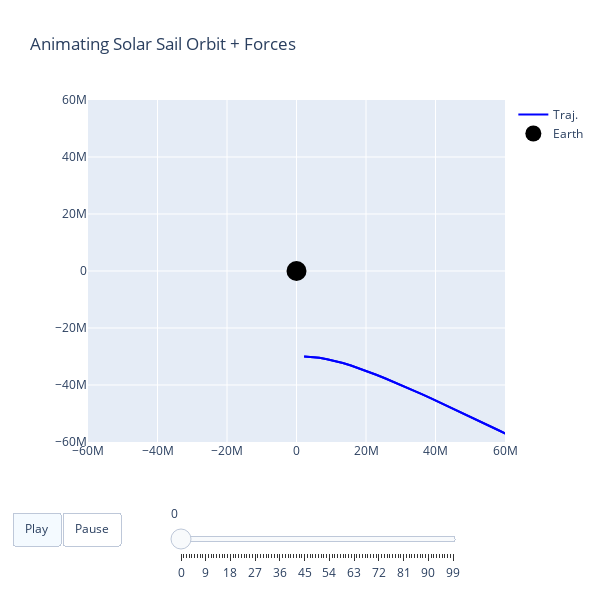

The code cell stored with this chart in its notebook:
### Code cell
import plotly.graph_objects as go
Vs = np.stack(Vs)

xm = -2*init_orbit
xM = 2*init_orbit
ym = -2*init_orbit
yM = 2*init_orbit
# Create figure
fig = go.Figure(
    data=[go.Scatter(x=np.stack(Xs).tolist(), y=np.stack(Ys).tolist(),
                     name="Traj.",
                     mode="lines",
                     line=dict(width=2, color="blue")),
          go.Scatter(x=[0], y=[0],
                     name="Earth",
                     mode="markers",
                     marker=dict(size=20, color="black")),
          go.Scatter(x=np.stack(Xs).tolist(), y=np.stack(Ys).tolist(),
                     name="curve",
                     showlegend=False,
                     mode="lines",
                     line=dict(width=2, color="blue"))
          ],
    layout=go.Layout(width=600, height=600,
                     xaxis=dict(range=[xm, xM], autorange=False, zeroline=False),
                     yaxis=dict(range=[ym, yM], autorange=False, zeroline=False),
                     title="Animating Solar Sail Orbit + Forces",
                     hovermode="closest",
                     updatemenus=[dict(type="buttons",
                                       buttons=[{
                                            "args": [None, {"frame": {"duration": 50, "redraw": False},
                                                            "fromcurrent": True, "transition": {"duration": 30,
                                                                                                "easing": "quadratic-in-out"}}],
                                            "label": "Play",
                                            "method": "animate"
                                        },
                                        {
                                            "args": [[None], {"frame": {"duration": 0, "redraw": False},
                                                              "mode": "immediate",
                                                              "transition": {"duration": 0}}],
                                            "label": "Pause",
                                            "method": "animate"
                                        },
#                                        {
#                                         "args": [None, {"frame": {"duration": 50, "redraw": True},
#                                                         "fromcurrent": False, "transition": {"duration": 30,
#                                                                                             "easing": "quadratic-in-out"}}],
#                                         "label": "Reset",
#                                         "method": "animate"
#                                     },
                                    ],
                                       direction= "left",
                                    pad= {"r": 10, "t": 70},
                                    x= 0.1,
                                    y= 0,
                                    )]
                    ), # was none

    frames=[go.Frame(
        data=[go.Scatter(
            x=[Xs[k], Xs[k]+1000*Vs[k,0], None, Xs[k], Xs[k]+1000*Vs[k,0]],
            y=[Ys[k], Ys[k]+1000*Vs[k,1], None, Ys[k], Ys[k]+1000*Vs[k,1]],
#             x=[xx[k], xend[k], None, xx[k], xnoe[k]],
#             y=[yy[k], yend[k], None, yy[k], ynoe[k]],
            mode="lines",
            line=dict(color="red", width=4))
        ], 
        name=str(k)) for k in range(n_steps)]
)

def frame_args(duration):
    return {
            "frame": {"duration": duration},
            "mode": "immediate",
            "fromcurrent": True,
            "transition": {"duration": duration, "easing": "linear"},
        }
sliders = [
            {
                "pad": {"b": 10, "t": 60},
                "len": 0.7,
                "x": 0.2,
                "y": 0,
                "steps": [
                    {
                        "args": [[f.name], frame_args(0)],
                        "label": str(k),
                        "method": "animate",
                    }
                    for k, f in enumerate(fig.frames)
                ],
            }
        ]
                                
fig.update_layout(sliders=sliders)

fig.show()

### Figure 1 — Plotly figure (JSON) as saved in the notebook; plotly's stock layout.template omitted (floating-point values rounded to 4 significant figures)
{"data": [{"line": {"color": "blue", "width": 2}, "mode": "lines", "name": "Traj.", "type": "scatter", "x": [2187000.0, 4374000.0, 6573000.0, 8794000.0, 11050000.0, 13340000.0, 15670000.0, 18050000.0, 20470000.0, 22940000.0, 25450000.0, 28000000.0, 30590000.0, 33220000.0, 35880000.0, 38580000.0, 41300000.0, 44050000.0, 46830000.0, 49620000.0, 52440000.0, 55280000.0, 58140000.0, 61020000.0, 63910000.0, 66810000.0, 69730000.0, 72670000.0, 75610000.0, 78570000.0, 81530000.0, 84510000.0, 87500000.0, 90490000.0, 93500000.0, 96510000.0, 99530000.0, 102600000.0, 105600000.0, 108600000.0, 111700000.0, 114700000.0, 117800000.0, 120900000.0, 123900000.0, 127000000.0, 130100000.0, 133200000.0, 136200000.0, 139300000.0, 142400000.0, 145500000.0, 148600000.0, 151700000.0, 154800000.0, 158000000.0, 161100000.0, 164200000.0, 167300000.0, 170400000.0, 173600000.0, 176700000.0, 179800000.0, 183000000.0, 186100000.0, 189200000.0, 192400000.0, 195500000.0, 198700000.0, 201800000.0, 205000000.0, 208100000.0, 211300000.0, 214400000.0, 217600000.0, 220800000.0, 223900000.0, 227100000.0, 230300000.0, 233400000.0, 236600000.0, 239800000.0, 242900000.0, 246100000.0, 249300000.0, 252500000.0, 255600000.0, 258800000.0, 262000000.0, 265200000.0, 268400000.0, 271500000.0, 274700000.0, 277900000.0, 281100000.0, 284300000.0, 287500000.0, 290700000.0, 293900000.0, 297000000.0], "y": [-30000000, -30160000.0, -30480000.0, -30950000.0, -31560000.0, -32310000.0, -33180000.0, -34160000.0, -35230000.0, -36390000.0, -37620000.0, -38920000.0, -40280000.0, -41690000.0, -43140000.0, -44630000.0, -46160000.0, -47720000.0, -49300000.0, -50910000.0, -52550000.0, -54200000.0, -55870000.0, -57560000.0, -59270000.0, -60980000.0, -62710000.0, -64460000.0, -66210000.0, -67970000.0, -69750000.0, -71530000.0, -73320000.0, -75120000.0, -76920000.0, -78730000.0, -80550000.0, -82370000.0, -84200000.0, -86030000.0, -87870000.0, -89710000.0, -91560000.0, -93410000.0, -95270000.0, -97130000.0, -98990000.0, -100900000.0, -102700000.0, -104600000.0, -106500000.0, -108400000.0, -110200000.0, -112100000.0, -114000000.0, -115900000.0, -117800000.0, -119700000.0, -121600000.0, -123500000.0, -125400000.0, -127300000.0, -129200000.0, -131100000.0, -133000000.0, -134900000.0, -136800000.0, -138700000.0, -140600000.0, -142500000.0, -144400000.0, -146400000.0, -148300000.0, -150200000.0, -152100000.0, -154000000.0, -156000000.0, -157900000.0, -159800000.0, -161700000.0, -163700000.0, -165600000.0, -167500000.0, -169500000.0, -171400000.0, -173300000.0, -175200000.0, -177200000.0, -179100000.0, -181000000.0, -183000000.0, -184900000.0, -186900000.0, -188800000.0, -190700000.0, -192700000.0, -194600000.0, -196500000.0, -198500000.0, -200400000.0]}, {"marker": {"color": "black", "size": 20}, "mode": "markers", "name": "Earth", "type": "scatter", "x": [0], "y": [0]}, {"line": {"color": "blue", "width": 2}, "mode": "lines", "name": "curve", "showlegend": false, "type": "scatter", "x": [2187000.0, 4374000.0, 6573000.0, 8794000.0, 11050000.0, 13340000.0, 15670000.0, 18050000.0, 20470000.0, 22940000.0, 25450000.0, 28000000.0, 30590000.0, 33220000.0, 35880000.0, 38580000.0, 41300000.0, 44050000.0, 46830000.0, 49620000.0, 52440000.0, 55280000.0, 58140000.0, 61020000.0, 63910000.0, 66810000.0, 69730000.0, 72670000.0, 75610000.0, 78570000.0, 81530000.0, 84510000.0, 87500000.0, 90490000.0, 93500000.0, 96510000.0, 99530000.0, 102600000.0, 105600000.0, 108600000.0, 111700000.0, 114700000.0, 117800000.0, 120900000.0, 123900000.0, 127000000.0, 130100000.0, 133200000.0, 136200000.0, 139300000.0, 142400000.0, 145500000.0, 148600000.0, 151700000.0, 154800000.0, 158000000.0, 161100000.0, 164200000.0, 167300000.0, 170400000.0, 173600000.0, 176700000.0, 179800000.0, 183000000.0, 186100000.0, 189200000.0, 192400000.0, 195500000.0, 198700000.0, 201800000.0, 205000000.0, 208100000.0, 211300000.0, 214400000.0, 217600000.0, 220800000.0, 223900000.0, 227100000.0, 230300000.0, 233400000.0, 236600000.0, 239800000.0, 242900000.0, 246100000.0, 249300000.0, 252500000.0, 255600000.0, 258800000.0, 262000000.0, 265200000.0, 268400000.0, 271500000.0, 274700000.0, 277900000.0, 281100000.0, 284300000.0, 287500000.0, 290700000.0, 293900000.0, 297000000.0], "y": [-30000000, -30160000.0, -30480000.0, -30950000.0, -31560000.0, -32310000.0, -33180000.0, -34160000.0, -35230000.0, -36390000.0, -37620000.0, -38920000.0, -40280000.0, -41690000.0, -43140000.0, -44630000.0, -46160000.0, -47720000.0, -49300000.0, -50910000.0, -52550000.0, -54200000.0, -55870000.0, -57560000.0, -59270000.0, -60980000.0, -62710000.0, -64460000.0, -66210000.0, -67970000.0, -69750000.0, -71530000.0, -73320000.0, -75120000.0, -76920000.0, -78730000.0, -80550000.0, -82370000.0, -84200000.0, -86030000.0, -87870000.0, -89710000.0, -91560000.0, -93410000.0, -95270000.0, -97130000.0, -98990000.0, -100900000.0, -102700000.0, -104600000.0, -106500000.0, -108400000.0, -110200000.0, -112100000.0, -114000000.0, -115900000.0, -117800000.0, -119700000.0, -121600000.0, -123500000.0, -125400000.0, -127300000.0, -129200000.0, -131100000.0, -133000000.0, -134900000.0, -136800000.0, -138700000.0, -140600000.0, -142500000.0, -144400000.0, -146400000.0, -148300000.0, -150200000.0, -152100000.0, -154000000.0, -156000000.0, -157900000.0, -159800000.0, -161700000.0, -163700000.0, -165600000.0, -167500000.0, -169500000.0, -171400000.0, -173300000.0, -175200000.0, -177200000.0, -179100000.0, -181000000.0, -183000000.0, -184900000.0, -186900000.0, -188800000.0, -190700000.0, -192700000.0, -194600000.0, -196500000.0, -198500000.0, -200400000.0]}], "layout": {"height": 600, "hovermode": "closest", "sliders": [{"len": 0.7, "pad": {"b": 10, "t": 60}, "steps": [{"args": [["0"], {"frame": {"duration": 0}, "fromcurrent": true, "mode": "immediate", "transition": {"duration": 0, "easing": "linear"}}], "label": "0", "method": "animate"}, {"args": [["1"], {"frame": {"duration": 0}, "fromcurrent": true, "mode": "immediate", "transition": {"duration": 0, "easing": "linear"}}], "label": "1", "method": "animate"}, {"args": [["2"], {"frame": {"duration": 0}, "fromcurrent": true, "mode": "immediate", "transition": {"duration": 0, "easing": "linear"}}], "label": "2", "method": "animate"}, {"args": [["3"], {"frame": {"duration": 0}, "fromcurrent": true, "mode": "immediate", "transition": {"duration": 0, "easing": "linear"}}], "label": "3", "method": "animate"}, {"args": [["4"], {"frame": {"duration": 0}, "fromcurrent": true, "mode": "immediate", "transition": {"duration": 0, "easing": "linear"}}], "label": "4", "method": "animate"}, {"args": [["5"], {"frame": {"duration": 0}, "fromcurrent": true, "mode": "immediate", "transition": {"duration": 0, "easing": "linear"}}], "label": "5", "method": "animate"}, {"args": [["6"], {"frame": {"duration": 0}, "fromcurrent": true, "mode": "immediate", "transition": {"duration": 0, "easing": "linear"}}], "label": "6", "method": "animate"}, {"args": [["7"], {"frame": {"duration": 0}, "fromcurrent": true, "mode": "immediate", "transition": {"duration": 0, "easing": "linear"}}], "label": "7", "method": "animate"}, {"args": [["8"], {"frame": {"duration": 0}, "fromcurrent": true, "mode": "immediate", "transition": {"duration": 0, "easing": "linear"}}], "label": "8", "method": "animate"}, {"args": [["9"], {"frame": {"duration": 0}, "fromcurrent": true, "mode": "immediate", "transition": {"duration": 0, "easing": "linear"}}], "label": "9", "method": "animate"}, {"args": [["10"], {"frame": {"duration": 0}, "fromcurrent": true, "mode": "immediate", "transition": {"duration": 0, "easing": "linear"}}], "label": "10", "method": "animate"}, {"args": [["11"], {"frame": {"duration": 0}, "fromcurrent": true, "mode": "immediate", "transition": {"duration": 0, "easing": "linear"}}], "label": "11", "method": "animate"}, {"args": [["12"], {"frame": {"duration": 0}, "fromcurrent": true, "mode": "immediate", "transition": {"duration": 0, "easing": "linear"}}], "label": "12", "method": "animate"}, {"args": [["13"], {"frame": {"duration": 0}, "fromcurrent": true, "mode": "immediate", "transition": {"duration": 0, "easing": "linear"}}], "label": "13", "method": "animate"}, {"args": [["14"], {"frame": {"duration": 0}, "fromcurrent": true, "mode": "immediate", "transition": {"duration": 0, "easing": "linear"}}], "label": "14", "method": "animate"}, {"args": [["15"], {"frame": {"duration": 0}, "fromcurrent": true, "mode": "immediate", "transition": {"duration": 0, "easing": "linear"}}], "label": "15", "method": "animate"}, {"args": [["16"], {"frame": {"duration": 0}, "fromcurrent": true, "mode": "immediate", "transition": {"duration": 0, "easing": "linear"}}], "label": "16", "method": "animate"}, {"args": [["17"], {"frame": {"duration": 0}, "fromcurrent": true, "mode": "immediate", "transition": {"duration": 0, "easing": "linear"}}], "label": "17", "method": "animate"}, {"args": [["18"], {"frame": {"duration": 0}, "fromcurrent": true, "mode": "immediate", "transition": {"duration": 0, "easing": "linear"}}], "label": "18", "method": "animate"}, {"args": [["19"], {"frame": {"duration": 0}, "fromcurrent": true, "mode": "immediate", "transition": {"duration": 0, "easing": "linear"}}], "label": "19", "method": "animate"}, {"args": [["20"], {"frame": {"duration": 0}, "fromcurrent": true, "mode": "immediate", "transition": {"duration": 0, "easing": "linear"}}], "label": "20", "method": "animate"}, {"args": [["21"], {"frame": {"duration": 0}, "fromcurrent": true, "mode": "immediate", "transition": {"duration": 0, "easing": "linear"}}], "label": "21", "method": "animate"}, {"args": [["22"], {"frame": {"duration": 0}, "fromcurrent": true, "mode": "immediate", "transition": {"duration": 0, "easing": "linear"}}], "label": "22", "method": "animate"}, {"args": [["23"], {"frame": {"duration": 0}, "fromcurrent": true, "mode": "immediate", "transition": {"duration": 0, "easing": "linear"}}], "label": "23", "method": "animate"}, {"args": [["24"], {"frame": {"duration": 0}, "fromcurrent": true, "mode": "immediate", "transition": {"duration": 0, "easing": "linear"}}], "label": "24", "method": "animate"}, {"args": [["25"], {"frame": {"duration": 0}, "fromcurrent": true, "mode": "immediate", "transition": {"duration": 0, "easing": "linear"}}], "label": "25", "method": "animate"}, {"args": [["26"], {"frame": {"duration": 0}, "fromcurrent": true, "mode": "immediate", "transition": {"duration": 0, "easing": "linear"}}], "label": "26", "method": "animate"}, {"args": [["27"], {"frame": {"duration": 0}, "fromcurrent": true, "mode": "immediate", "transition": {"duration": 0, "easing": "linear"}}], "label": "27", "method": "animate"}, {"args": [["28"], {"frame": {"duration": 0}, "fromcurrent": true, "mode": "immediate", "transition": {"duration": 0, "easing": "linear"}}], "label": "28", "method": "animate"}, {"args": [["29"], {"frame": {"duration": 0}, "fromcurrent": true, "mode": "immediate", "transition": {"duration": 0, "easing": "linear"}}], "label": "29", "method": "animate"}, {"args": [["30"], {"frame": {"duration": 0}, "fromcurrent": true, "mode": "immediate", "transition": {"duration": 0, "easing": "linear"}}], "label": "30", "method": "animate"}, {"args": [["31"], {"frame": {"duration": 0}, "fromcurrent": true, "mode": "immediate", "transition": {"duration": 0, "easing": "linear"}}], "label": "31", "method": "animate"}, {"args": [["32"], {"frame": {"duration": 0}, "fromcurrent": true, "mode": "immediate", "transition": {"duration": 0, "easing": "linear"}}], "label": "32", "method": "animate"}, {"args": [["33"], {"frame": {"duration": 0}, "fromcurrent": true, "mode": "immediate", "transition": {"duration": 0, "easing": "linear"}}], "label": "33", "method": "animate"}, {"args": [["34"], {"frame": {"duration": 0}, "fromcurrent": true, "mode": "immediate", "transition": {"duration": 0, "easing": "linear"}}], "label": "34", "method": "animate"}, {"args": [["35"], {"frame": {"duration": 0}, "fromcurrent": true, "mode": "immediate", "transition": {"duration": 0, "easing": "linear"}}], "label": "35", "method": "animate"}, {"args": [["36"], {"frame": {"duration": 0}, "fromcurrent": true, "mode": "immediate", "transition": {"duration": 0, "easing": "linear"}}], "label": "36", "method": "animate"}, {"args": [["37"], {"frame": {"duration": 0}, "fromcurrent": true, "mode": "immediate", "transition": {"duration": 0, "easing": "linear"}}], "label": "37", "method": "animate"}, {"args": [["38"], {"frame": {"duration": 0}, "fromcurrent": true, "mode": "immediate", "transition": {"duration": 0, "easing": "linear"}}], "label": "38", "method": "animate"}, {"args": [["39"], {"frame": {"duration": 0}, "fromcurrent": true, "mode": "immediate", "transition": {"duration": 0, "easing": "linear"}}], "label": "39", "method": "animate"}, {"args": [["40"], {"frame": {"duration": 0}, "fromcurrent": true, "mode": "immediate", "transition": {"duration": 0, "easing": "linear"}}], "label": "40", "method": "animate"}, {"args": [["41"], {"frame": {"duration": 0}, "fromcurrent": true, "mode": "immediate", "transition": {"duration": 0, "easing": "linear"}}], "label": "41", "method": "animate"}, {"args": [["42"], {"frame": {"duration": 0}, "fromcurrent": true, "mode": "immediate", "transition": {"duration": 0, "easing": "linear"}}], "label": "42", "method": "animate"}, {"args": [["43"], {"frame": {"duration": 0}, "fromcurrent": true, "mode": "immediate", "transition": {"duration": 0, "easing": "linear"}}], "label": "43", "method": "animate"}, {"args": [["44"], {"frame": {"duration": 0}, "fromcurrent": true, "mode": "immediate", "transition": {"duration": 0, "easing": "linear"}}], "label": "44", "method": "animate"}, {"args": [["45"], {"frame": {"duration": 0}, "fromcurrent": true, "mode": "immediate", "transition": {"duration": 0, "easing": "linear"}}], "label": "45", "method": "animate"}, {"args": [["46"], {"frame": {"duration": 0}, "fromcurrent": true, "mode": "immediate", "transition": {"duration": 0, "easing": "linear"}}], "label": "46", "method": "animate"}, {"args": [["47"], {"frame": {"duration": 0}, "fromcurrent": true, "mode": "immediate", "transition": {"duration": 0, "easing": "linear"}}], "label": "47", "method": "animate"}, {"args": [["48"], {"frame": {"duration": 0}, "fromcurrent": true, "mode": "immediate", "transition": {"duration": 0, "easing": "linear"}}], "label": "48", "method": "animate"}, {"args": [["49"], {"frame": {"duration": 0}, "fromcurrent": true, "mode": "immediate", "transition": {"duration": 0, "easing": "linear"}}], "label": "49", "method": "animate"}, {"args": [["50"], {"frame": {"duration": 0}, "fromcurrent": true, "mode": "immediate", "transition": {"duration": 0, "easing": "linear"}}], "label": "50", "method": "animate"}, {"args": [["51"], {"frame": {"duration": 0}, "fromcurrent": true, "mode": "immediate", "transition": {"duration": 0, "easing": "linear"}}], "label": "51", "method": "animate"}, {"args": [["52"], {"frame": {"duration": 0}, "fromcurrent": true, "mode": "immediate", "transition": {"duration": 0, "easing": "linear"}}], "label": "52", "method": "animate"}, {"args": [["53"], {"frame": {"duration": 0}, "fromcurrent": true, "mode": "immediate", "transition": {"duration": 0, "easing": "linear"}}], "label": "53", "method": "animate"}, {"args": [["54"], {"frame": {"duration": 0}, "fromcurrent": true, "mode": "immediate", "transition": {"duration": 0, "easing": "linear"}}], "label": "54", "method": "animate"}, {"args": [["55"], {"frame": {"duration": 0}, "fromcurrent": true, "mode": "immediate", "transition": {"duration": 0, "easing": "linear"}}], "label": "55", "method": "animate"}, {"args": [["56"], {"frame": {"duration": 0}, "fromcurrent": true, "mode": "immediate", "transition": {"duration": 0, "easing": "linear"}}], "label": "56", "method": "animate"}, {"args": [["57"], {"frame": {"duration": 0}, "fromcurrent": true, "mode": "immediate", "transition": {"duration": 0, "easing": "linear"}}], "label": "57", "method": "animate"}, {"args": [["58"], {"frame": {"duration": 0}, "fromcurrent": true, "mode": "immediate", "transition": {"duration": 0, "easing": "linear"}}], "label": "58", "method": "animate"}, {"args": [["59"], {"frame": {"duration": 0}, "fromcurrent": true, "mode": "immediate", "transition": {"duration": 0, "easing": "linear"}}], "label": "59", "method": "animate"}, {"args": [["60"], {"frame": {"duration": 0}, "fromcurrent": true, "mode": "immediate", "transition": {"duration": 0, "easing": "linear"}}], "label": "60", "method": "animate"}, {"args": [["61"], {"frame": {"duration": 0}, "fromcurrent": true, "mode": "immediate", "transition": {"duration": 0, "easing": "linear"}}], "label": "61", "method": "animate"}, {"args": [["62"], {"frame": {"duration": 0}, "fromcurrent": true, "mode": "immediate", "transition": {"duration": 0, "easing": "linear"}}], "label": "62", "method": "animate"}, {"args": [["63"], {"frame": {"duration": 0}, "fromcurrent": true, "mode": "immediate", "transition": {"duration": 0, "easing": "linear"}}], "label": "63", "method": "animate"}, {"args": [["64"], {"frame": {"duration": 0}, "fromcurrent": true, "mode": "immediate", "transition": {"duration": 0, "easing": "linear"}}], "label": "64", "method": "animate"}, {"args": [["65"], {"frame": {"duration": 0}, "fromcurrent": true, "mode": "immediate", "transition": {"duration": 0, "easing": "linear"}}], "label": "65", "method": "animate"}, {"args": [["66"], {"frame": {"duration": 0}, "fromcurrent": true, "mode": "immediate", "transition": {"duration": 0, "easing": "linear"}}], "label": "66", "method": "animate"}, {"args": [["67"], {"frame": {"duration": 0}, "fromcurrent": true, "mode": "immediate", "transition": {"duration": 0, "easing": "linear"}}], "label": "67", "method": "animate"}, {"args": [["68"], {"frame": {"duration": 0}, "fromcurrent": true, "mode": "immediate", "transition": {"duration": 0, "easing": "linear"}}], "label": "68", "method": "animate"}, {"args": [["69"], {"frame": {"duration": 0}, "fromcurrent": true, "mode": "immediate", "transition": {"duration": 0, "easing": "linear"}}], "label": "69", "method": "animate"}, {"args": [["70"], {"frame": {"duration": 0}, "fromcurrent": true, "mode": "immediate", "transition": {"duration": 0, "easing": "linear"}}], "label": "70", "method": "animate"}, {"args": [["71"], {"frame": {"duration": 0}, "fromcurrent": true, "mode": "immediate", "transition": {"duration": 0, "easing": "linear"}}], "label": "71", "method": "animate"}, {"args": [["72"], {"frame": {"duration": 0}, "fromcurrent": true, "mode": "immediate", "transition": {"duration": 0, "easing": "linear"}}], "label": "72", "method": "animate"}, {"args": [["73"], {"frame": {"duration": 0}, "fromcurrent": true, "mode": "immediate", "transition": {"duration": 0, "easing": "linear"}}], "label": "73", "method": "animate"}, {"args": [["74"], {"frame": {"duration": 0}, "fromcurrent": true, "mode": "immediate", "transition": {"duration": 0, "easing": "linear"}}], "label": "74", "method": "animate"}, {"args": [["75"], {"frame": {"duration": 0}, "fromcurrent": true, "mode": "immediate", "transition": {"duration": 0, "easing": "linear"}}], "label": "75", "method": "animate"}, {"args": [["76"], {"frame": {"duration": 0}, "fromcurrent": true, "mode": "immediate", "transition": {"duration": 0, "easing": "linear"}}], "label": "76", "method": "animate"}, {"args": [["77"], {"frame": {"duration": 0}, "fromcurrent": true, "mode": "immediate", "transition": {"duration": 0, "easing": "linear"}}], "label": "77", "method": "animate"}, {"args": [["78"], {"frame": {"duration": 0}, "fromcurrent": true, "mode": "immediate", "transition": {"duration": 0, "easing": "linear"}}], "label": "78", "method": "animate"}, {"args": [["79"], {"frame": {"duration": 0}, "fromcurrent": true, "mode": "immediate", "transition": {"duration": 0, "easing": "linear"}}], "label": "79", "method": "animate"}, {"args": [["80"], {"frame": {"duration": 0}, "fromcurrent": true, "mode": "immediate", "transition": {"duration": 0, "easing": "linear"}}], "label": "80", "method": "animate"}, {"args": [["81"], {"frame": {"duration": 0}, "fromcurrent": true, "mode": "immediate", "transition": {"duration": 0, "easing": "linear"}}], "label": "81", "method": "animate"}, {"args": [["82"], {"frame": {"duration": 0}, "fromcurrent": true, "mode": "immediate", "transition": {"duration": 0, "easing": "linear"}}], "label": "82", "method": "animate"}, {"args": [["83"], {"frame": {"duration": 0}, "fromcurrent": true, "mode": "immediate", "transition": {"duration": 0, "easing": "linear"}}], "label": "83", "method": "animate"}, {"args": [["84"], {"frame": {"duration": 0}, "fromcurrent": true, "mode": "immediate", "transition": {"duration": 0, "easing": "linear"}}], "label": "84", "method": "animate"}, {"args": [["85"], {"frame": {"duration": 0}, "fromcurrent": true, "mode": "immediate", "transition": {"duration": 0, "easing": "linear"}}], "label": "85", "method": "animate"}, {"args": [["86"], {"frame": {"duration": 0}, "fromcurrent": true, "mode": "immediate", "transition": {"duration": 0, "easing": "linear"}}], "label": "86", "method": "animate"}, {"args": [["87"], {"frame": {"duration": 0}, "fromcurrent": true, "mode": "immediate", "transition": {"duration": 0, "easing": "linear"}}], "label": "87", "method": "animate"}, {"args": [["88"], {"frame": {"duration": 0}, "fromcurrent": true, "mode": "immediate", "transition": {"duration": 0, "easing": "linear"}}], "label": "88", "method": "animate"}, {"args": [["89"], {"frame": {"duration": 0}, "fromcurrent": true, "mode": "immediate", "transition": {"duration": 0, "easing": "linear"}}], "label": "89", "method": "animate"}, {"args": [["90"], {"frame": {"duration": 0}, "fromcurrent": true, "mode": "immediate", "transition": {"duration": 0, "easing": "linear"}}], "label": "90", "method": "animate"}, {"args": [["91"], {"frame": {"duration": 0}, "fromcurrent": true, "mode": "immediate", "transition": {"duration": 0, "easing": "linear"}}], "label": "91", "method": "animate"}, {"args": [["92"], {"frame": {"duration": 0}, "fromcurrent": true, "mode": "immediate", "transition": {"duration": 0, "easing": "linear"}}], "label": "92", "method": "animate"}, {"args": [["93"], {"frame": {"duration": 0}, "fromcurrent": true, "mode": "immediate", "transition": {"duration": 0, "easing": "linear"}}], "label": "93", "method": "animate"}, {"args": [["94"], {"frame": {"duration": 0}, "fromcurrent": true, "mode": "immediate", "transition": {"duration": 0, "easing": "linear"}}], "label": "94", "method": "animate"}, {"args": [["95"], {"frame": {"duration": 0}, "fromcurrent": true, "mode": "immediate", "transition": {"duration": 0, "easing": "linear"}}], "label": "95", "method": "animate"}, {"args": [["96"], {"frame": {"duration": 0}, "fromcurrent": true, "mode": "immediate", "transition": {"duration": 0, "easing": "linear"}}], "label": "96", "method": "animate"}, {"args": [["97"], {"frame": {"duration": 0}, "fromcurrent": true, "mode": "immediate", "transition": {"duration": 0, "easing": "linear"}}], "label": "97", "method": "animate"}, {"args": [["98"], {"frame": {"duration": 0}, "fromcurrent": true, "mode": "immediate", "transition": {"duration": 0, "easing": "linear"}}], "label": "98", "method": "animate"}, {"args": [["99"], {"frame": {"duration": 0}, "fromcurrent": true, "mode": "immediate", "transition": {"duration": 0, "easing": "linear"}}], "label": "99", "method": "animate"}], "x": 0.2, "y": 0}], "title": {"text": "Animating Solar Sail Orbit + Forces"}, "updatemenus": [{"buttons": [{"args": [null, {"frame": {"duration": 50, "redraw": false}, "fromcurrent": true, "transition": {"duration": 30, "easing": "quadratic-in-out"}}], "label": "Play", "method": "animate"}, {"args": [[null], {"frame": {"duration": 0, "redraw": false}, "mode": "immediate", "transition": {"duration": 0}}], "label": "Pause", "method": "animate"}], "direction": "left", "pad": {"r": 10, "t": 70}, "type": "buttons", "x": 0.1, "y": 0}], "width": 600, "xaxis": {"autorange": false, "range": [-60000000, 60000000], "zeroline": false}, "yaxis": {"autorange": false, "range": [-60000000, 60000000], "zeroline": false}}}
